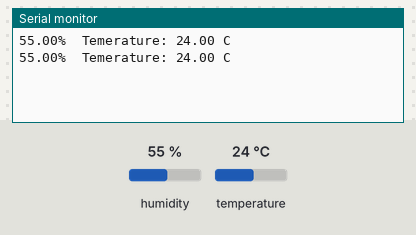
A sketch run on a simulated Arduino Uno, built with avr-gcc and run on an emulated ATmega328P. Shown: the last lines printed to the serial monitor. The test bench sets the inputs (shaded band); at power-on: humidity 55 %, temperature 24 °C.

Above: at 4.8 s.
4.9 s: humidity set to 22 %
At 7.4 s:
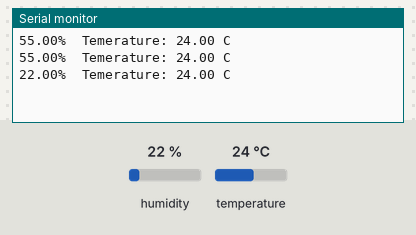
7.9 s: temperature set to 12 °C
At 8.7 s:
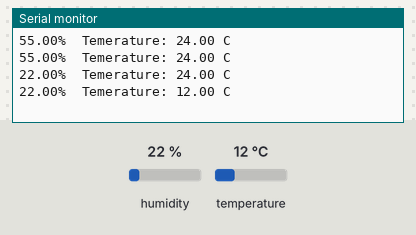
10.9 s: humidity set to 40 %
At 13.5 s:
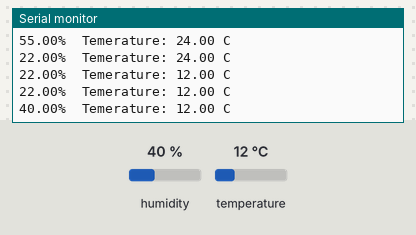
Timing chart, 0 to 15.0 s (numbered marks = the images above; inputs shaded):
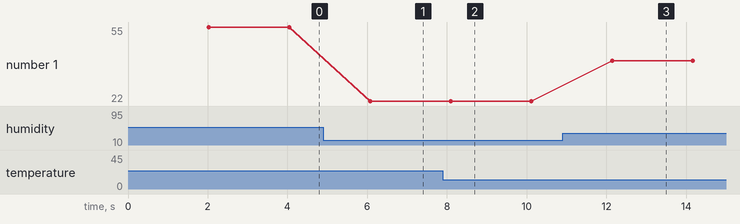

The sketch:

dht11.ino
```cpp
#include "DHT11.h"
#define DHTPIN 2

DHT11 dht11(DHTPIN);

void setup() {
  // put your setup code here, to run once:
  Serial.begin(9600);
}

void loop() {
  // put your main code here, to run repeatedly:
  delay(2000);
  float h,t;
  dht11.read(h, t);
  Serial.print(h);
  Serial.print("%\t");
  Serial.print("Temerature: ");
  Serial.print(t);
  Serial.println(" C");
}
```

Measured:
- after the input at 4.9 s, the serial monitor: prints a new line after 1.2 s (image 1)
- after the input at 7.9 s, the serial monitor: prints a new line after 0.20 s (image 2)
- after the input at 10.9 s, the serial monitor: prints a new line after 1.2 s (image 3)
- plotted number 1: 55 → 22 after the input at 4.9 s, 22 → 40 after the input at 10.9 s
